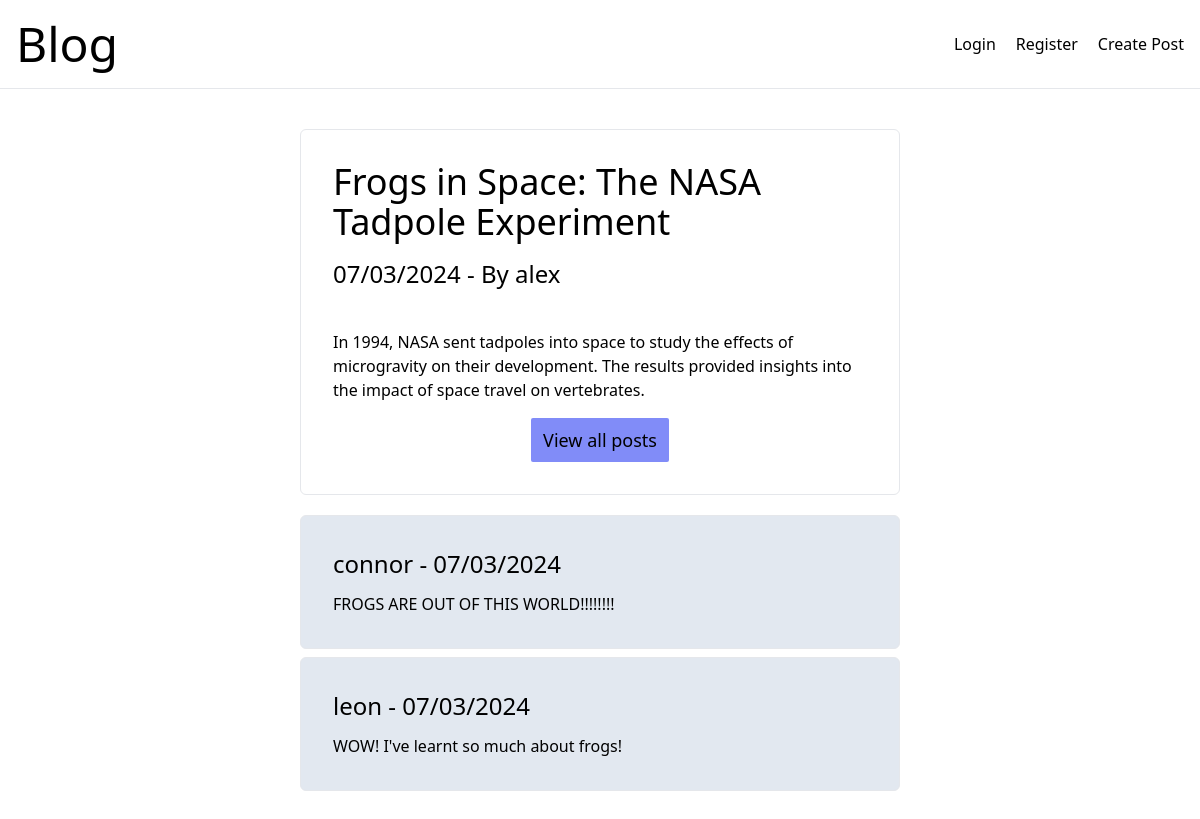
/singlePost.php?id=19, run on the app's committed database.
### tables this page shows
CREATE TABLE `posts` (
  `id` int(11) unsigned NOT NULL AUTO_INCREMENT,
  `title` varchar(100) NOT NULL,
  `content` varchar(1000) NOT NULL,
  `date-time` timestamp NOT NULL,
  `user-id` int(11) NOT NULL,
  PRIMARY KEY (`id`)
);

CREATE TABLE `users` (
  `id` int(11) unsigned NOT NULL AUTO_INCREMENT,
  `user-name` varchar(50) NOT NULL,
  `email-address` varchar(50) NOT NULL,
  `password` varchar(255) NOT NULL,
  PRIMARY KEY (`id`)
);

CREATE TABLE `comments` (
  `id` int(11) unsigned NOT NULL AUTO_INCREMENT,
  `content` varchar(400) NOT NULL,
  `date` timestamp NOT NULL,
  `user-id` int(11) NOT NULL,
  `post-id` int(11) DEFAULT NULL,
  PRIMARY KEY (`id`)
);

### SessionHandler.php (called while the page is built, shortened)
<?php
class SessionHandles
{
    public function checkUserLoggedIn(): bool
    {
        return isset($_SESSION['userid']);
    }
}

### src/Models/PostModel.php (called while the page is built, shortened)
<?php
require_once 'src/Entities/Post.php';
class PostModel {
    private PDO $db;
    public function __construct(PDO $db)
    {
        $this->db = $db;
    }
    public function getSinglePostById(string $id)
    {
        $query = $this->db->prepare('SELECT `posts`.`id`,`title`, `posts`.`content`, `posts`.`date-time`, `posts`.`user-id`, `users`.`user-name`
FROM `posts` INNER JOIN `users` ON `posts`.`user-id` = `users`.`id` WHERE `posts`.`id` = :id;');
        $query->execute([
            ':id' => $id
        ]);
        $data = $query->fetch();
        return $this->hydrateSinglePost($data);
    }
    private function hydrateSinglePost(array $data): Post {
        return new Post($data['id'], $data['title'], $data['user-name'], $data['content'], $data['date-time']);
    }
}

### src/Entities/Post.php (called while the page is built, shortened)
<?php
readonly class Post {
    public function __construct(string $id, string $title, string $authorName, string $content, string $dateTime)
    {
        $this->title = $title;
        $this->authorName = $authorName;
        $this->content = $content;
        $this->dateTime = $dateTime;
    }
}

### src/Models/CommentModel.php (called while the page is built, shortened)
<?php
require_once 'src/Entities/Comment.php';
class CommentModel {
    private PDO $db;
    public function __construct(PDO $db)
    {
        $this->db = $db;
    }
    public function getAllComments(int $id): array
    {
        $query = $this->db->prepare('SELECT `comments`.`id`,`comments`.`content`, `comments`.`date`, `comments`.`user-id`,`comments`.`post-id`,`users`.`user-name`
FROM `comments` INNER JOIN `users` ON `comments`.`user-id` = `users`.`id` WHERE `comments`.`post-id`= :id ORDER BY `date` DESC;');
        $query->execute([
            ':id' => $id
        ]);
        $data = $query->fetchAll();
        return $this->hydrateMultipleComments($data);
    }
    private function hydrateMultipleComments(array $data): array
    {
        $comments = [];
        foreach ($data as $comment) {
            $comments[] = new Comment($comment['id'], $comment['content'], $comment['date'], $comment['user-id'], $comment['user-name']);
        }
        return $comments;
    }
}

### src/Entities/Comment.php (called while the page is built, shortened)
<?php
readonly class Comment {
    public function __construct(int $id, string $content, string $date, int $userId, string $userName)
    {
        $this->content = $content;
        $this->date = $date;
        $this->userName = $userName;
    }
}

### singlePost.php (the view, shortened to what this page needs)
<?php
require_once 'connectToDB.php';
require_once 'src/Models/PostModel.php';
require_once 'SessionHandler.php';
require_once 'src/Models/CommentModel.php';
require_once 'src/CommentsViewHelper.php';
$db = connectToDB();
$postModel = new PostModel($db);
$commentModel = new CommentModel($db);
$commentsViewHelper = new \src\CommentsViewHelper();
if (isset($_GET['id'])) {
    $id = $_GET['id'];
    $singlePostDetails = $postModel->getSinglePostById($id);
    $formattedDate = date('d/m/Y', strtotime($singlePostDetails->dateTime));
} else {
    header('Location: index.php');
}
$comments = $commentModel->getAllComments($_GET['id']);
?>
<!DOCTYPE html>
<html lang="en">
<head>
    <script src="https://cdn.tailwindcss.com"></script>
</head>
<body class="selection:bg-teal-200">
<nav class="flex justify-between items-center py-5 px-4 mb-10 border-b border-solid">
    <a href="index.php"><h1 class="text-5xl">Blog</h1></a>
    <?php $session = new SessionHandles();
    if (!$session->checkUserLoggedIn()) {
        echo '<div class="flex gap-5">
        <a href="login.php">Login</a>
        <a href="registration.php">Register</a>
        <a href="login.php">Create Post</a>
        </div>'; } else {
        echo '<div class="flex gap-5">
        <a href="addPost.php">Create Post</a>
        <a href="logout.php">Logout</a>
        </div>'; }?>
</nav>
<section class="container md:w-1/2 mx-auto">
    <article class="p-8 border border-solid rounded-md">
        <div class="flex justify-between items-center flex-col md:flex-row mb-4">
            <h2 class="text-4xl"><?php echo $singlePostDetails->title; ?></h2>
        </div>
        <p class="text-2xl mb-10"><?php echo $formattedDate; ?> - By <?php echo $singlePostDetails->authorName; ?></p>
        <p><?php echo $singlePostDetails->content; ?></p>
        <div class="flex justify-center">
            <a class="px-3 py-2 mt-4 text-lg bg-indigo-400 hover:bg-indigo-700 hover:text-white transition inline-block rounded-sm" href="index.php">View all posts</a>
        </div>
    </article>
</section>
<section class="container md:w-1/2 mx-auto mt-5 mb-10">
    <?php echo $commentsViewHelper->displayAllComments($comments) ?>
</section>
</body>
</html>

### src/CommentsViewHelper.php (shortened to what this page needs)
<?php
require_once 'src/Models/CommentModel.php';
class CommentsViewHelper
{
    public function displayAllComments(array $comments): string
    {
        $CommentString = '';
        foreach ($comments as $comment) {
            $formattedDate = date('d/m/Y', strtotime($comment->date));
            $CommentString .= "<div class='p-8 border border-solid rounded-md bg-slate-200 mb-2'>
        <div class='text-2xl mb-3'> $comment->userName - $formattedDate </div>
        <p>$comment->content</p>
        </div>";
        }
        return $CommentString;
    }
}

### data on the page
posts: title "Frogs in Space: The NASA Tadpole Experiment", value "07/03/2024", users.user-name "alex", content "In 1994, NASA sent tadpoles into space to study the effects of microgravity on their development. The results provided insights into the impact of space travel on vertebrates."
comments: users.user-name "connor", date "07/03/2024", content "FROGS ARE OUT OF THIS WORLD!!!!!!!!"
comments: users.user-name "leon", date "07/03/2024", content "WOW! I've learnt so much about frogs!"
